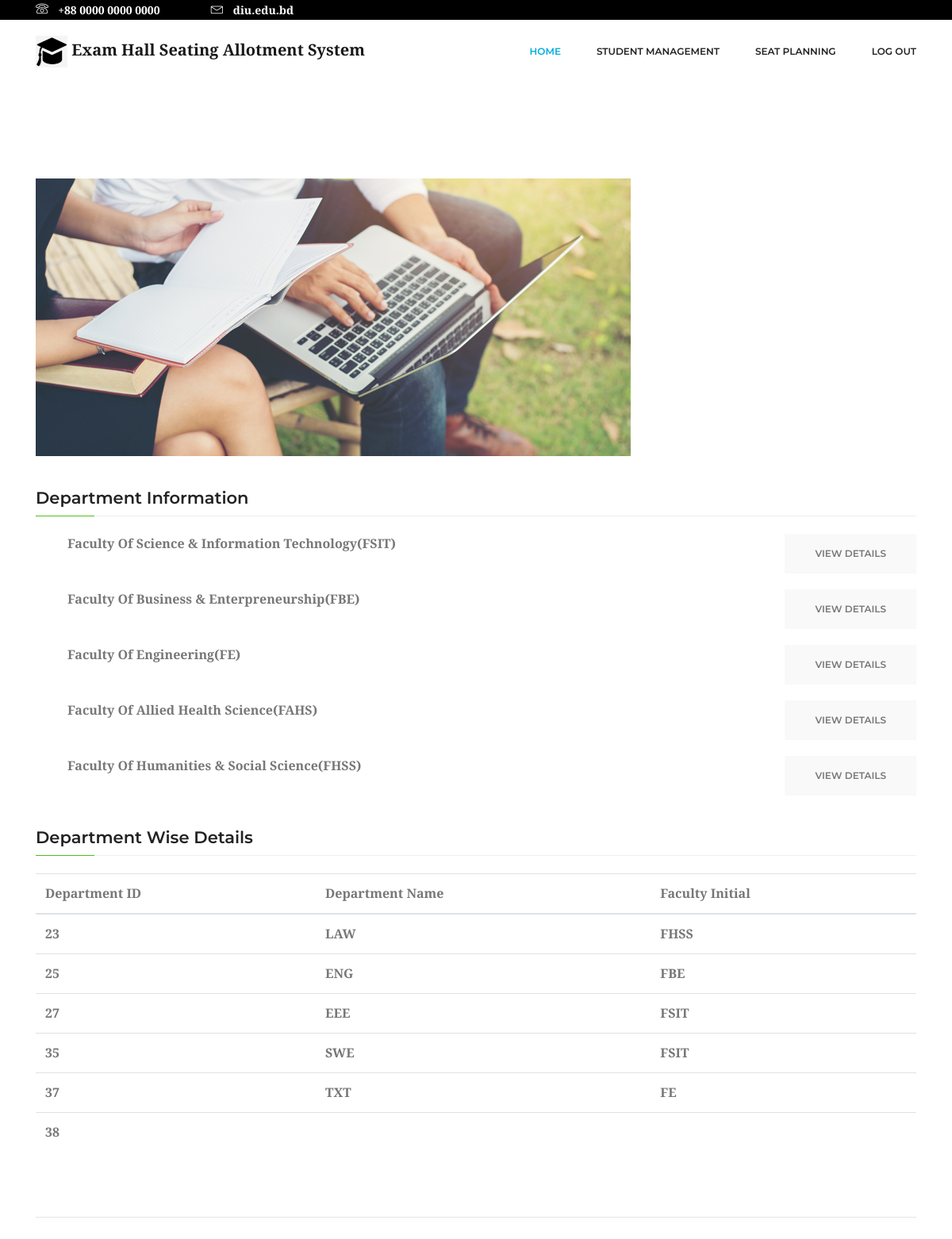
/Admin.php, run on the app's committed database.
### tables this page shows
CREATE TABLE `departments` (
  `dept_id` int(11) NOT NULL,
  `dept_name` varchar(255) NOT NULL,
  `n_faculty` varchar(255) NOT NULL
);

### Admin.php (the view, shortened to what this page needs)
<?php
include('AdminMain.php');
$con=mysqli_connect("localhost","root","","exam_hall_seat_plan");
?>
<!DOCTYPE html>
<html lang="en">
<head>
	<link rel="stylesheet" href="css/bootstrap.css">
	<link rel="stylesheet" href="vendors/linericon/style.css">
	<link rel="stylesheet" href="css/font-awesome.min.css">
	<link rel="stylesheet" href="vendors/owl-carousel/owl.carousel.min.css">
	<link rel="stylesheet" href="vendors/lightbox/simpleLightbox.css">
	<link rel="stylesheet" href="vendors/nice-select/css/nice-select.css">
	<link rel="stylesheet" href="vendors/animate-css/animate.css">
	<link rel="stylesheet" href="css/style.css">
</head>
<body>
    <section class="course_details_area section_gap">
        <div class="container">
                <div class="course_details_left">
                    <div class="main_image">
                        <img class="img-fluid" src="img/courses/course-details.jpg" alt="">
                    </div>
                    <div class="content_wrapper">
                        <h1 class="title">Department Information</h1>
                        <div class="content">
                            <ul class="course_list">
                                <li class="justify-content-between d-flex">
                                    <p>Faculty Of Science & Information Technology(FSIT)</p><br>
                                    <a class="primary-btn text-uppercase" href="#">View Details</a>
                                </li>
                                <li class="justify-content-between d-flex">
                                    <p>Faculty Of Business & Enterpreneurship(FBE)</p>
                                    <a class="primary-btn text-uppercase" href="#">View Details</a>
                                </li>
                                <li class="justify-content-between d-flex">
                                    <p>Faculty Of Engineering(FE)</p>
                                    <a class="primary-btn text-uppercase" href="#">View Details</a>
                                </li>
                                <li class="justify-content-between d-flex">
                                    <p>Faculty Of Allied Health Science(FAHS)</p>
                                    <a class="primary-btn text-uppercase" href="#">View Details</a>
                                </li>
                                <li class="justify-content-between d-flex">
                                    <p>Faculty Of Humanities & Social Science(FHSS)</p>
                                    <a class="primary-btn text-uppercase" href="#">View Details</a>
                                </li>
                            </ul>
                        </div>
                <div>
                    <div class="content">
                        <div class="review-top row pt-40">
                            <div class="col-lg-12">
                				<h1 class="title">Department Wise Details</h1>
                                <table class="table table-hover">
								  <thead>
								    <tr>
								      <th scope="col">Department ID</th>
								      <th scope="col">Department Name</th>
								      <th scope="col">Faculty Initial</th>
								    </tr>
								  </thead>
								  <tbody>
								    <tr>
								      <?php
								      $sql="SELECT * FROM departments";
										$result = mysqli_query($con,$sql);
			        					while($row = mysqli_fetch_array($result)){
			                              echo "
			                              <tr>
			                              <td>".$row['dept_id']."</td>
			                              <td>".$row['dept_name']."</td>
			                              <td>".$row['n_faculty']."</td>
			                              </tr>
			                              ";
			                            }
								      ?>
								    </tr>
								    </tbody>
								</table><br><br>
								<hr>
							</div>
						</div>
                    	</div>
                	</div>
                </div>
            </div>
        </div>
    </section>
</body>
</html>

### AdminMain.php (shortened to what this page needs)
<!DOCTYPE html>
<html lang="en">
<head>
	<link rel="stylesheet" href="css/bootstrap.css">
	<link rel="stylesheet" href="vendors/linericon/style.css">
	<link rel="stylesheet" href="css/font-awesome.min.css">
	<link rel="stylesheet" href="vendors/owl-carousel/owl.carousel.min.css">
	<link rel="stylesheet" href="vendors/lightbox/simpleLightbox.css">
	<link rel="stylesheet" href="vendors/nice-select/css/nice-select.css">
	<link rel="stylesheet" href="vendors/animate-css/animate.css">
	<link rel="stylesheet" href="css/style.css">
</head>
<body>
	<header class="header_area">
		<div class="header-top">
			<div class="container">
				<div class="row align-items-center">
					<div class="col-lg-6 col-sm-6 col-4 header-top-left">
						<a href="tel:+9530123654896">
							<span class="lnr lnr-phone"></span>
							<span class="text">
								<span class="text">+88 0000 0000 0000</span>
							</span>
						</a>
						<a href="mailto:support@colorlib.com">
							<span class="lnr lnr-envelope"></span>
							<span class="text">
								<span class="text">diu.edu.bd</span>
							</span>
						</a>
					</div>
				</div>
			</div>
		</div>
		<div class="main_menu">
			<nav class="navbar navbar-expand-lg navbar-light">
				<div class="container">
					<a class="navbar-brand logo_h" href="index.html"><img src="img/logo.png" alt="" style="height: 40px; width: 40px"> Exam Hall Seating Allotment System</a>
					<div class="collapse navbar-collapse offset" id="navbarSupportedContent">
						<ul class="nav navbar-nav menu_nav ml-auto">
							<li class="nav-item active"><a class="nav-link" href="index.php">Home</a></li>
							<li class="nav-item submenu dropdown">
								<a href="#" class="nav-link dropdown-toggle" data-toggle="dropdown" role="button" aria-haspopup="true"
								 aria-expanded="false">Student Management</a>
							</li>
							<li class="nav-item submenu dropdown">
								<a href="#" class="nav-link dropdown-toggle" data-toggle="dropdown" role="button" aria-haspopup="true"
								 aria-expanded="false">Seat Planning</a>
							</li>
							<li class="nav-item"><a class="nav-link" href="LogOut.php">Log Out</a></li>
						</ul>
					</div>
				</div>
			</nav>
		</div>
	</header>

### data on the page
departments: dept_id "23", dept_name "LAW", n_faculty "FHSS"
departments: dept_id "25", dept_name "ENG", n_faculty "FBE"
departments: dept_id "27", dept_name "EEE", n_faculty "FSIT"
departments: dept_id "35", dept_name "SWE", n_faculty "FSIT"
departments: dept_id "37", dept_name "TXT", n_faculty "FE"
departments: dept_id "38"
